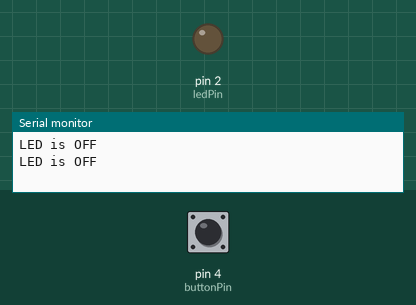
The sketch below on a simulated Arduino Uno, built with avr-gcc and run on an emulated ATmega328P. Shown: output pins drawn as LEDs (lit = HIGH), the last lines printed to the serial monitor. Inputs (shaded band) come from the test bench; at power-on: pin 4 (buttonPin) HIGH.

Above: at 1.2 s.
1.3 s: pin 4 (buttonPin) pulled LOW for 0.15 s
At 1.7 s:
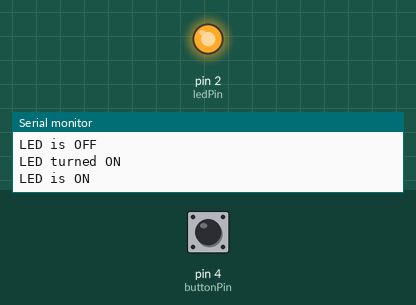
2.9 s: pin 4 (buttonPin) pulled LOW for 1 s
At 3.7 s:
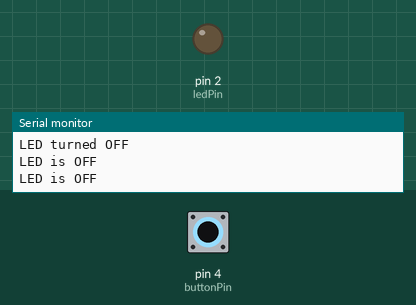
5.4 s: pin 4 (buttonPin) pulled LOW for 3.2 s
At 6.5 s:
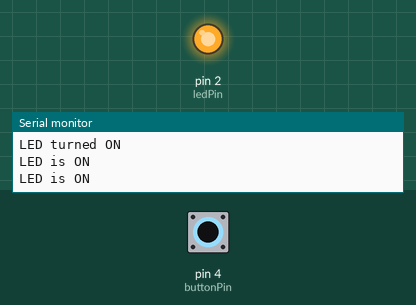
Timing chart, 0 to 8.4 s (numbered marks = the images above; inputs shaded):
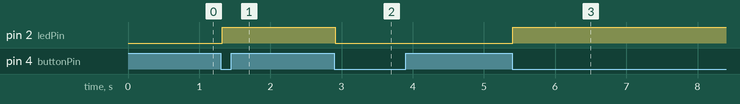

The sketch:

button_LED.ino
```cpp
const int buttonPin = 4;
const int ledPin = 2;
const unsigned long intervalButton = 30;
const unsigned long intervalStatusPrint = 500;
unsigned long lastTimeButton = 0;
unsigned long lastTimeStatusPrint = 0;
int lastButtonStatus = HIGH;
bool ledState = false;
void setup() {
  Serial.begin(115200);
  pinMode(buttonPin, INPUT_PULLUP);
  pinMode(ledPin, OUTPUT);
  digitalWrite(ledPin, LOW);
}

void loop() {
  unsigned long currentTime = millis();
  if (currentTime - lastTimeButton >= intervalButton){
  int buttonStatus = digitalRead(buttonPin);
  if (buttonStatus != lastButtonStatus){
    if (lastButtonStatus == HIGH && buttonStatus == LOW){
    ledState = !ledState;
    if (ledState){
    digitalWrite(ledPin, HIGH);
  } else{
    digitalWrite(ledPin, LOW);
  }
    if (ledState){
      Serial.println("LED turned ON");
    } else {
      Serial.println("LED turned OFF");
    }
    }
    lastButtonStatus = buttonStatus;
  }
  lastTimeButton = currentTime;
  }
  if(currentTime - lastTimeStatusPrint >= intervalStatusPrint){
    if (ledState){
      Serial.println("LED is ON");
    } else {
      Serial.println("LED is OFF");
    }
    lastTimeStatusPrint = currentTime;
  }

}
```

Measured:
- after the input at 1.3 s, pin 2 (ledPin): LOW → HIGH at once
- after the input at 2.9 s, pin 2 (ledPin): HIGH → LOW at once
- after the input at 5.4 s, pin 2 (ledPin): LOW → HIGH at once
